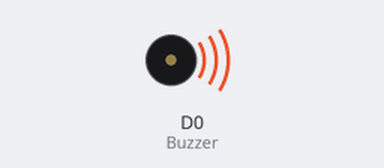
Bench run of a sketch on a simulated ESP8266 (NodeMCU). On the bench: buzzer (waves = sounding, pin HIGH).

Above: at 0.1 s.
At 3.1 s:
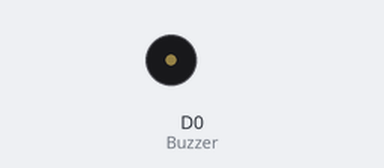
Timing chart, 0 to 4.6 s (numbered marks = the images above):
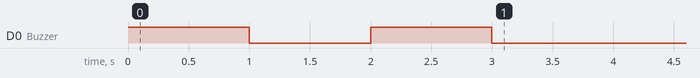

The sketch:

BUZZER_TEST.ino
```cpp
#define Buzzer D0 // Define the pin connected to the buzzer

void setup() {
  pinMode(Buzzer, OUTPUT); // Set the buzzer pin as an output

  // Turn the buzzer on
  digitalWrite(Buzzer, HIGH);
  delay(1000); // Keep the buzzer on for 1 second (1000 milliseconds)

  // Turn the buzzer off
  digitalWrite(Buzzer, LOW);
  delay(1000); // Wait for 1 second

  // Turn the buzzer on again
  digitalWrite(Buzzer, HIGH);
  delay(1000); // Keep the buzzer on for another 1 second

  // Turn the buzzer off again
  digitalWrite(Buzzer, LOW);
}

void loop() {
  // Empty loop
}
```
